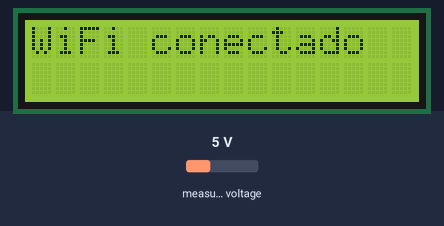
This sketch was run on a simulated ESP32. Parts: 16×2 character LCD. Inputs (shaded band) come from the test bench; at power-on: measured voltage 5 V. WiFi joins after 1.5 s; servers stay silent unless stated; uploads are accepted with an empty reply; random numbers use the default seed unless the sketch sets one; what the sketch prints to the serial monitor is not drawn.

Above: at 2.7 s.
At 6.8 s:
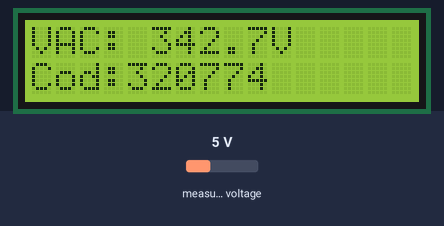
6.9 s: measured voltage set to 0.3 V
At 9.7 s:
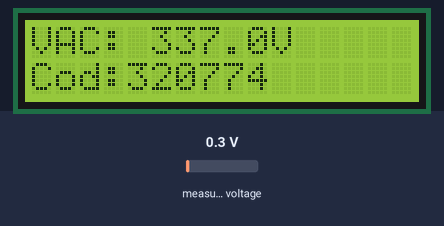
9.9 s: measured voltage set to 3.8 V
At 12.3 s:
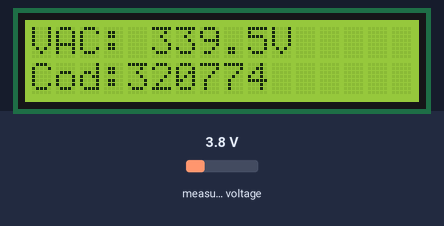
12.9 s: measured voltage set to 7.5 V
At 15.4 s:
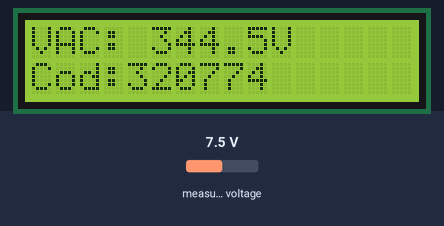
Timing chart, 0 to 16.9 s (numbered marks = the images above; inputs shaded):
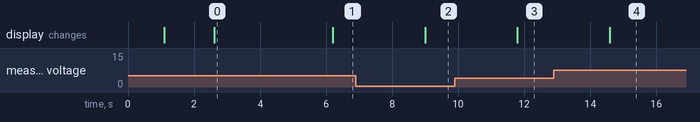

The sketch:

sensor_voltaje_wifi_ofical.ino
```cpp
#include <Wire.h>
#include <LiquidCrystal_I2C.h>
#include <ZMPT101B.h>
#include <WiFi.h>
#include <HTTPClient.h>

// ⚡ ZMPT101B Config
#define SENSOR_PIN 34
#define CALIBRATION 1.49
ZMPT101B voltageSensor(SENSOR_PIN, 50.0);

// 🖥️ LCD I2C Config
LiquidCrystal_I2C lcd(0x27, 16, 2);

// 🌐 WiFi Config
const char* ssid = "POCO M3";
const char* password = "del1almil";
const char* serverUrl = "http://10.26.30.232:5000/api/voltaje";
//const char* ssid = "ADMON";
//const char* password = "803iu91z";
//const char* serverUrl = "http://172.18.14.183:5000/api/voltaje";
int codigoGenerado = 0;  // Código persistente durante toda la ejecución

float readVoltage(int samples = 100) {
  float sum = 0;
  for (int i = 0; i < samples; i++) {
    sum += voltageSensor.getRmsVoltage() * CALIBRATION;
    delay(5);
  }
  return sum / samples;
}

// 🔢 Generar código aleatorio de 6 dígitos
int generarCodigo() {
  return random(100000, 999999); // Código de 6 dígitos
}

void connectWiFi() {
  WiFi.begin(ssid, password);
  lcd.print("Conectando WiFi");
  while (WiFi.status() != WL_CONNECTED) {
    delay(500);
    Serial.print(".");
  }
  lcd.clear();
  lcd.print("WiFi conectado");
  delay(1000);
}

void setup() {
  Wire.begin(21, 22);
  Serial.begin(115200);
  voltageSensor.setSensitivity(500.0f);
  lcd.init();
  lcd.backlight();
  lcd.print("Iniciando...");
  delay(1000);
  lcd.clear();
  randomSeed(analogRead(39));
  codigoGenerado = generarCodigo();
  Serial.printf("Código único: %d\n", codigoGenerado);

  connectWiFi();
}

void loop() {
  float voltage = readVoltage();
  if (voltage <= 110) {
    voltage = 0.0;
  }

  Serial.printf("Voltaje: %.1f V\n", voltage);
  Serial.printf("Codigo: %d\n", codigoGenerado);


  lcd.clear();
  lcd.setCursor(0, 0);
  lcd.print("VAC: ");
  lcd.print(voltage, 1);
  lcd.print("V");

  lcd.setCursor(0, 1);
  lcd.print("Cod:");
  lcd.print(codigoGenerado);


  if (WiFi.status() == WL_CONNECTED) {
    HTTPClient http;
    http.begin(serverUrl);
    http.addHeader("Content-Type", "application/json");

    String json = "{";
    json += "\"dispositivo\":\"fotovoltaica\",";
    json += "\"voltaje\":" + String(voltage, 2) + ",";
    json += "\"codigo\":" + String(codigoGenerado) + ",";
    json += "\"caudal\":null,";
    json += "\"presion\":null,";
    json += "\"corriente\":null";
    json += "}";


    int response = http.POST(json);

    Serial.printf("Respuesta: %d\n", response > 0 ? response : 0);
    if (response <= 0) Serial.println(http.errorToString(response));

    http.end();
  }
  else {
    Serial.println("WiFi no conectado");
  }
}
```

Measured:
- after the input at 6.9 s, the display: changes after 2.1 s (image 2)
- what the display in image 0 shows lasts 3.6 s, from 2.6 s to 6.2 s
